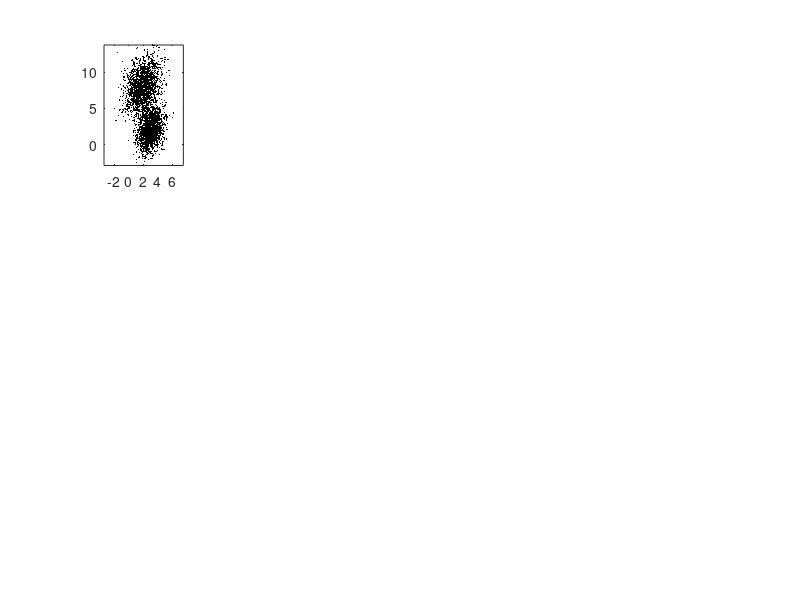

The MATLAB source for this figure: (Note: this script raises an error after producing the figure.)
%Levent Batakci - LAB192@case.edu
%MATH444 HW#1
%Model Reduction Data portion

%Clear memory
clc
clear all

%Load the model reduction data
%The data is stored in 6x4000 a matrix X
%The entries are all of type 'double'
load ModelReductionData


%PART a
%In this part, the data will be visualized by plotting the components
%of the data (one pair at a time) against each other
%Since there are 6 components, there will be (6 choose 2)=15 plots

colors = ["Blue","Green","Red","Purple","Black","Yellow"];
colors = ["Black","Black","Black","Black","Black","Black"];

c = size(X,1); %Number of components
sbplt_index=1;
figure(1);
for i = 1:c
   for j= i+1:c 
       subplot(3, 5, sbplt_index)
       sbplt_index = sbplt_index + 1;
       plot(X(i,:),X(j,:),'k.','MarkerSize',3)
       axis('equal')
       set(gca,'FontSize',10)
       
       xlabel(append("Component ", string(i)))
       ylabel(append("Component ", string(j)))
   end
end
sgtitle("Figure 1: Raw Data Components Compared") %MAKE THIS PLOT PRETTIER !!!!


%PART b
%In this part, I calculate the SVD of the data (after centering it)
%Then, the singular values are plotted to determine the effective
%dimensionality of the data

%Get the average of the data
N = size(X,2);
xc = sum(X, 2)/N; 

%Center the data
Xc = X -  xc*ones(1,N);

[U,S,V] = svd(Xc); %Compute the SVD

%Plot the singular values
singular_values = diag(S); %Extract the singular values
figure(2);
subplot(1, 1, 1); %Make the plot into 1 large one
plot(1:size(Xc,1), singular_values, 'k.','MarkerSize', 20, 'Color', 'b')

%Set up the x-axis
xlbl = append("\fontsize{15}1", "\leq j \leq", string(size(Xc,1)));
xlabel(xlbl, 'interpreter','tex');
xticks(1:size(Xc,1));

%Set up the y-axis
ylbl = "\fontsize{15}Singular Value   \sigma_j";%Label y
ylabel(ylbl, 'interpreter','tex');
sgtitle("Figure 2: Centered Data Singular Values");

%THE RESULTING PLOT MAKES IT CLEAR THAT THE DATA HAS EFFECTIVE
% % % % % 3 DIMENSIONS % % % % %
%From here, it remains to check how many distinct data clumps there are.
%To do this, we will project the data onto u1, u2, and u3 and plot the
%data in 3-space
Uk = U(:, 1:3)';

%Project to get the 3 principal components
X3 = Uk * Xc;

%Look at the principal components in pairs
figure(3);
c = size(X3,1); %Number of components
sbplt_index=1;
for i = 1:c
   for j= i+1:c 
       subplot(2, 2, sbplt_index)
       sbplt_index = sbplt_index + 1;
       plot(X3(i,:),X3(j,:),'k.','MarkerSize',3)
       axis('equal')
       set(gca,'FontSize',15)
       
       
       xlabel(append("PC ", string(i)))
       ylabel(append("PC ", string(j)))
   end
end

%Look at the 3D Scatterplot
s = 15; %Marker size
subplot(2, 2, 4)
scatter3(X3(1,:),X3(2,:),X3(3,:), s, 'o', 'MarkerEdgeColor','k', 'MarkerFaceColor','b')
xlabel("PC 1")
ylabel("PC 2")
zlabel("PC 3")
title("Principal Components 3D-Scatterplot")

sgtitle("Figure 3: Centered Data Principal Components (PC) Compared");

%Looking at the comparisons, there appear to be
% % % % % 2 CLUSTERS % % % % %

